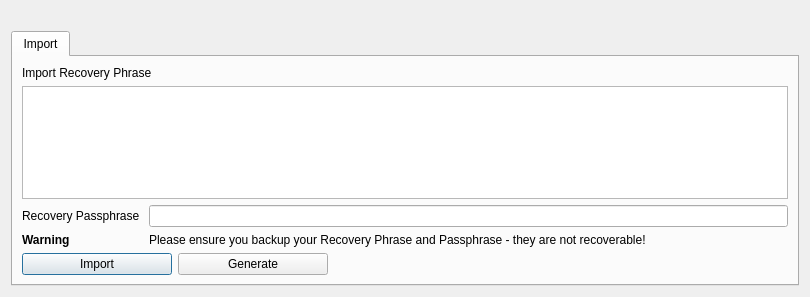
<?xml version="1.0" encoding="UTF-8"?>
<ui version="4.0">
 <class>MnemonicDialog</class>
 <widget class="QDialog" name="MnemonicDialog">
  <property name="geometry">
   <rect>
    <x>0</x>
    <y>0</y>
    <width>810</width>
    <height>297</height>
   </rect>
  </property>
  <property name="windowTitle">
   <string>HD Wallet Setup</string>
  </property>
  <layout class="QGridLayout" name="gridLayout">
   <item row="0" column="0">
    <widget class="QLabel" name="lblHelp">
     <property name="enabled">
      <bool>true</bool>
     </property>
     <property name="styleSheet">
      <string notr="true">color : red</string>
     </property>
     <property name="text">
      <string/>
     </property>
    </widget>
   </item>
   <item row="1" column="0">
    <widget class="QTabWidget" name="tabWidget">
     <property name="currentIndex">
      <number>0</number>
     </property>
     <widget class="QWidget" name="tabImport">
      <attribute name="title">
       <string>Import</string>
      </attribute>
      <layout class="QGridLayout" name="gridLayout_2">
       <item row="0" column="0">
        <widget class="QLabel" name="mnemonicLabel">
         <property name="text">
          <string>Import Recovery Phrase</string>
         </property>
        </widget>
       </item>
       <item row="1" column="0">
        <widget class="QTextEdit" name="tbxMnemonic">
         <property name="toolTip">
          <string>Enter your BIP39 compliant Recovery Phrase/Mnemonic - Typing your own words will probably not work how you expect, since the words require a particular structure (the last word is a checksum).</string>
         </property>
         <property name="lineWrapMode">
          <enum>QTextEdit::WidgetWidth</enum>
         </property>
        </widget>
       </item>
       <item row="2" column="0">
        <layout class="QFormLayout" name="mnemonicLayout">
         <item row="0" column="0">
          <widget class="QLabel" name="passwordLabel">
           <property name="text">
            <string>Recovery Passphrase </string>
           </property>
          </widget>
         </item>
         <item row="0" column="1">
          <widget class="QLineEdit" name="edtPassword">
           <property name="toolTip">
            <string>Enter a passphrase to protect your Recovery Phrase (optional)</string>
           </property>
          </widget>
         </item>
         <item row="1" column="0">
          <widget class="QLabel" name="label_3">
           <property name="font">
            <font>
             <weight>75</weight>
             <bold>true</bold>
            </font>
           </property>
           <property name="text">
            <string>Warning</string>
           </property>
          </widget>
         </item>
         <item row="1" column="1">
          <widget class="QLabel" name="label_2">
           <property name="text">
            <string>Please ensure you backup your Recovery Phrase and Passphrase - they are not recoverable!</string>
           </property>
          </widget>
         </item>
        </layout>
       </item>
       <item row="3" column="0">
        <layout class="QHBoxLayout" name="horizontalLayout_2">
         <item>
          <widget class="QPushButton" name="btnImport">
           <property name="minimumSize">
            <size>
             <width>150</width>
             <height>0</height>
            </size>
           </property>
           <property name="maximumSize">
            <size>
             <width>150</width>
             <height>16777215</height>
            </size>
           </property>
           <property name="text">
            <string>Import</string>
           </property>
          </widget>
         </item>
         <item>
          <widget class="QPushButton" name="btnGenerate">
           <property name="minimumSize">
            <size>
             <width>150</width>
             <height>0</height>
            </size>
           </property>
           <property name="text">
            <string>Generate</string>
           </property>
          </widget>
         </item>
         
         <item>
          <spacer name="horizontalSpacer">
           <property name="orientation">
            <enum>Qt::Horizontal</enum>
           </property>
           <property name="sizeHint" stdset="0">
            <size>
             <width>40</width>
             <height>20</height>
            </size>
           </property>
          </spacer>
         </item>
        </layout>
       </item>
      </layout>
     </widget>
    </widget>
   </item>
  </layout>
 </widget>
 <resources/>
 <connections/>
</ui>
